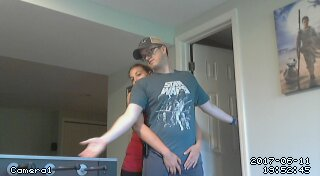
#> input picture 19-52-45.jpg, 320 x 176 px
$ python detect_test.py 19-52-45.jpg
#> lines starting #> are read from the running program, lines starting #| are printed output that depends on the picture; after the words box and inside, x2 and y2 are one past the last pixel; in counts of white or black regions, pixels touching at a corner belong together
import cv2
import sys

# Get user supplied values
imagePath = sys.argv[1]
cascPath = "haarcascade_eye.xml"

# Create the haar cascade
faceCascade = cv2.CascadeClassifier(cascPath)

# Read the image
image = cv2.imread(imagePath)
#> image is the input picture: shape (176, 320, 3); mean B, G, R 121.9, 123.7, 120.1
gray = cv2.cvtColor(image, cv2.COLOR_BGR2GRAY)
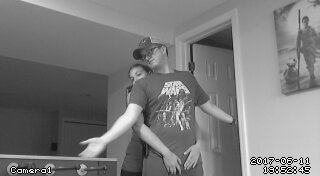
#> gray: shape (176, 320); min 0, max 255, mean 122.4

# Detect faces in the image
faces = faceCascade.detectMultiScale(
    gray,
    scaleFactor=1.01,
    minNeighbors=3,
    minSize=(20, 20)
)
#> faces = [[269, 2, 22, 22], [148, 38, 21, 21], [127, 57, 27, 27]]

print("Found {0} faces!".format(len(faces)))
#| Found 3 faces!

# Draw a rectangle around the faces
for (x, y, w, h) in faces:
    cv2.rectangle(image, (x, y), (x+w, y+h), (0, 255, 0), 2)
#> this loop made 3 passes
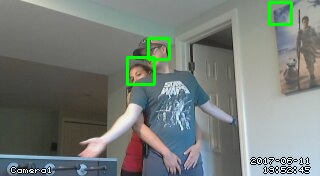
#> image: shape (176, 320, 3); 1.43% of pixels changed, all inside (x1, y1, x2, y2) = (126, 1, 293, 86)

cv2.imshow("Faces found", image)
cv2.waitKey(0)

$ run again, on Jake1.jpg
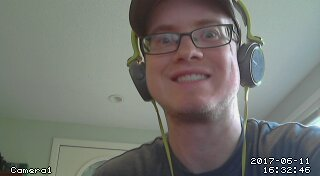
#> input picture Jake1.jpg, 320 x 176 px
#> image is the input picture: shape (176, 320, 3); mean B, G, R 113.5, 119.2, 117.7
#> `gray = cv2.cvtColor(image, cv2.COLOR_BGR2GRAY)`:
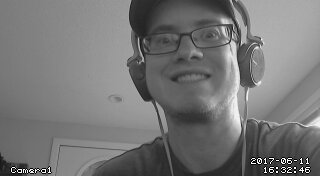
#> gray: shape (176, 320); min 0, max 255, mean 118.1
#> faces = [[194, 65, 22, 22], [162, 64, 26, 26], [198, 24, 22, 22], [153, 30, 21, 21], [183, 47, 23, 23]]
#| Found 5 faces!
#> the loop `for (x, y, w, h) in faces:` made 5 passes
#> after the loop `for (x, y, w, h) in faces:`:
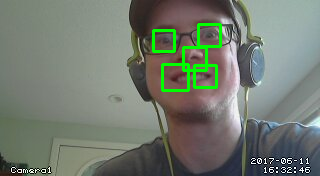
#> image: shape (176, 320, 3); 2.29% of pixels changed, all inside (x1, y1, x2, y2) = (152, 23, 222, 92)
